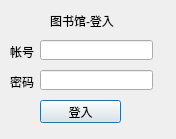
<?xml version="1.0" encoding="UTF-8"?>
<ui version="4.0">
 <class>DLogin</class>
 <widget class="QDialog" name="DLogin">
  <property name="geometry">
   <rect>
    <x>0</x>
    <y>0</y>
    <width>176</width>
    <height>139</height>
   </rect>
  </property>
  <property name="windowTitle">
   <string>Dialog</string>
  </property>
  <widget class="QPushButton" name="pushButtonlogin">
   <property name="geometry">
    <rect>
     <x>40</x>
     <y>100</y>
     <width>81</width>
     <height>23</height>
    </rect>
   </property>
   <property name="text">
    <string>登入</string>
   </property>
  </widget>
  <widget class="QLabel" name="label">
   <property name="geometry">
    <rect>
     <x>50</x>
     <y>10</y>
     <width>81</width>
     <height>21</height>
    </rect>
   </property>
   <property name="text">
    <string>图书馆-登入</string>
   </property>
  </widget>
  <widget class="QLabel" name="label_2">
   <property name="geometry">
    <rect>
     <x>10</x>
     <y>42</y>
     <width>54</width>
     <height>20</height>
    </rect>
   </property>
   <property name="text">
    <string>帐号</string>
   </property>
  </widget>
  <widget class="QLabel" name="label_3">
   <property name="geometry">
    <rect>
     <x>10</x>
     <y>72</y>
     <width>54</width>
     <height>20</height>
    </rect>
   </property>
   <property name="text">
    <string>密码</string>
   </property>
  </widget>
  <widget class="QLineEdit" name="lineEdituser">
   <property name="geometry">
    <rect>
     <x>40</x>
     <y>40</y>
     <width>113</width>
     <height>20</height>
    </rect>
   </property>
  </widget>
  <widget class="QLineEdit" name="lineEditpassword">
   <property name="geometry">
    <rect>
     <x>40</x>
     <y>70</y>
     <width>113</width>
     <height>20</height>
    </rect>
   </property>
   <property name="echoMode">
    <enum>QLineEdit::Password</enum>
   </property>
  </widget>
 </widget>
 <resources/>
 <connections>
  <connection>
   <sender>pushButtonlogin</sender>
   <signal>clicked()</signal>
   <receiver>DLogin</receiver>
   <slot>accept()</slot>
   <hints>
    <hint type="sourcelabel">
     <x>90</x>
     <y>111</y>
    </hint>
    <hint type="destinationlabel">
     <x>175</x>
     <y>138</y>
    </hint>
   </hints>
  </connection>
 </connections>
</ui>
